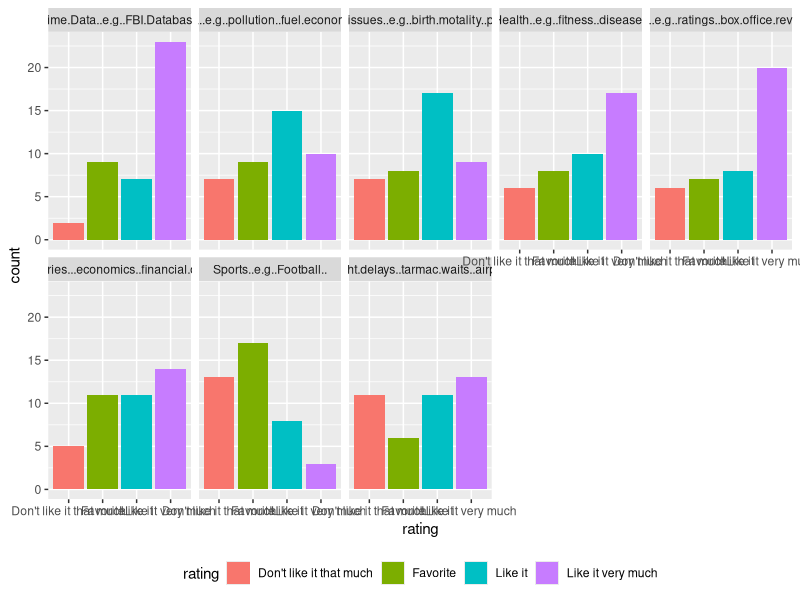

Write the R code that produced this figure.
## ---- chunk 1
knitr::opts_chunk$set(echo = TRUE)
library(tidyverse)
## ---- chunk 2
topics <- read.csv("data/topics202_20S.csv", stringsAsFactors = FALSE)
topics <- topics %>% 
    setNames(gsub('Topics.of.Interest..', '', names(topics), fixed=TRUE)) %>% 
    select(-Timestamp)
head(topics)
## ---- chunk 3
tlong <- topics %>% gather(key='topic', value='rating')
tlong %>% 
  ggplot(aes(x = rating)) + geom_bar(aes(fill=rating)) +
  facet_wrap(~topic, ncol=5) +
  theme(legend.position="bottom")
